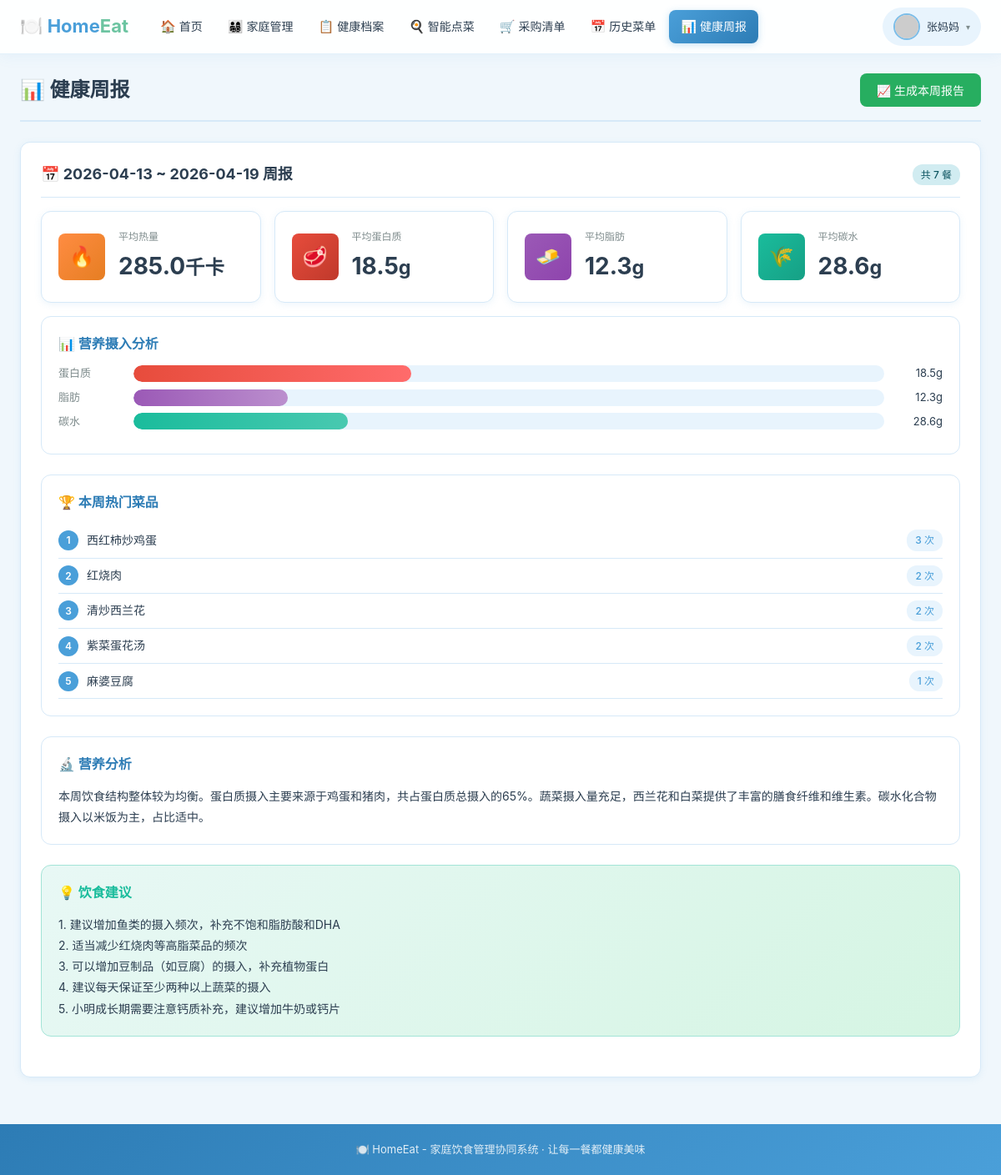
The page /user/report (signed in) on the database its author committed.
### models.py (models this page shows)
class User(UserMixin, db.Model):
    __tablename__ = 'user'
    id = db.Column(db.Integer, primary_key=True)
    username = db.Column(db.String(50), unique=True, nullable=False)
    password = db.Column(db.String(200), nullable=False)
    role = db.Column(db.String(20), default='user')  # admin / user
    nickname = db.Column(db.String(50), default='')
    avatar = db.Column(db.String(200), default='')
    gender = db.Column(db.String(10), default='')
    age = db.Column(db.Integer, default=0)
    height = db.Column(db.Float, default=0)
    weight = db.Column(db.Float, default=0)
    diseases = db.Column(db.Text, default='')  # 慢性疾病
    allergies = db.Column(db.Text, default='')  # 过敏史
    special_diet = db.Column(db.Text, default='')  # 特殊饮食需求
    taste_likes = db.Column(db.Text, default='')  # 喜欢的口味
    taste_dislikes = db.Column(db.Text, default='')  # 忌口食材
    health_goal = db.Column(db.Text, default='')  # 健康目标
    family_id = db.Column(db.Integer, db.ForeignKey('family.id'), nullable=True)
    is_family_admin = db.Column(db.Boolean, default=False)
    created_at = db.Column(db.DateTime, default=datetime.now)
    family = db.relationship('Family', foreign_keys=[family_id], backref=db.backref('members', lazy=True))

class WeeklyReport(db.Model):
    __tablename__ = 'weekly_report'
    id = db.Column(db.Integer, primary_key=True)
    family_id = db.Column(db.Integer, db.ForeignKey('family.id'), nullable=False)
    week_start = db.Column(db.Date, nullable=False)
    week_end = db.Column(db.Date, nullable=False)
    total_meals = db.Column(db.Integer, default=0)
    avg_calories = db.Column(db.Float, default=0)
    avg_protein = db.Column(db.Float, default=0)
    avg_fat = db.Column(db.Float, default=0)
    avg_carbs = db.Column(db.Float, default=0)
    top_recipes = db.Column(db.Text, default='[]')  # 热门菜品JSON
    nutrition_analysis = db.Column(db.Text, default='')  # 营养分析
    suggestions = db.Column(db.Text, default='')  # 饮食建议
    report_data = db.Column(db.Text, default='{}')  # 完整报告数据JSON
    created_at = db.Column(db.DateTime, default=datetime.now)
    family = db.relationship('Family', backref=db.backref('reports', lazy=True))

### app.py (the view)
@app.route('/user/report')
@login_required
def user_report():
    reports = []
    if current_user.family_id:
        reports = WeeklyReport.query.filter_by(
            family_id=current_user.family_id
        ).order_by(WeeklyReport.week_end.desc()).limit(10).all()
    return render_template('user/report.html', reports=reports)

### app.py (called while the page is built)
@login_manager.user_loader
def load_user(user_id):
    return User.query.get(int(user_id))

@app.template_filter('fromjson')
def fromjson_filter(s):
    try:
        return json.loads(s) if s else []
    except (json.JSONDecodeError, TypeError):
        return []

### templates/user/report.html (shortened to what this page needs)
{% extends "user/base.html" %}
{% block content %}
<div class="page-header">
    <h2>📊 健康周报</h2>
    <div>
        <button class="btn btn-success" onclick="generateReport()">📈 生成本周报告</button>
    </div>
</div>
{% if reports %}
{% for report in reports %}
<div class="card" style="margin-bottom:24px;">
    <div class="card-header">
        <h3>📅 {{ report.week_start }} ~ {{ report.week_end }} 周报</h3>
        <span class="badge badge-info">共 {{ report.total_meals }} 餐</span>
    </div>
    <div class="stats-grid" style="margin-bottom:16px;">
        <div class="stat-card">
            <div class="stat-icon orange">🔥</div>
            <div class="stat-info"><h4>平均热量</h4><div class="stat-number">{{ report.avg_calories }}<small>千卡</small></div></div>
        </div>
        <div class="stat-card">
            <div class="stat-icon red">🥩</div>
            <div class="stat-info"><h4>平均蛋白质</h4><div class="stat-number">{{ report.avg_protein }}<small>g</small></div></div>
        </div>
        <div class="stat-card">
            <div class="stat-icon purple">🧈</div>
            <div class="stat-info"><h4>平均脂肪</h4><div class="stat-number">{{ report.avg_fat }}<small>g</small></div></div>
        </div>
        <div class="stat-card">
            <div class="stat-icon teal">🌾</div>
            <div class="stat-info"><h4>平均碳水</h4><div class="stat-number">{{ report.avg_carbs }}<small>g</small></div></div>
        </div>
    </div>
    <div class="report-section">
        <h4>📊 营养摄入分析</h4>
        <div class="nutrition-bar">
            <span class="label">蛋白质</span>
            <div class="bar"><div class="bar-fill" style="width:{{ [report.avg_protein / 50 * 100, 100]|min }}%;background:linear-gradient(90deg,#E74C3C,#FF6B6B)"></div></div>
            <span class="value">{{ report.avg_protein }}g</span>
        </div>
        <div class="nutrition-bar">
            <span class="label">脂肪</span>
            <div class="bar"><div class="bar-fill" style="width:{{ [report.avg_fat / 60 * 100, 100]|min }}%;background:linear-gradient(90deg,#9B59B6,#BB8FCE)"></div></div>
            <span class="value">{{ report.avg_fat }}g</span>
        </div>
        <div class="nutrition-bar">
            <span class="label">碳水</span>
            <div class="bar"><div class="bar-fill" style="width:{{ [report.avg_carbs / 100 * 100, 100]|min }}%;background:linear-gradient(90deg,#1ABC9C,#48C9B0)"></div></div>
            <span class="value">{{ report.avg_carbs }}g</span>
        </div>
    </div>
    <div class="report-section">
        <h4>🏆 本周热门菜品</h4>
        {% set top_recipes = report.top_recipes | fromjson %}
        {% for r in top_recipes %}
        <div style="display:flex;align-items:center;gap:10px;padding:8px 0;border-bottom:1px solid var(--border);">
            <span style="width:24px;height:24px;background:var(--primary);color:white;border-radius:50%;display:flex;align-items:center;justify-content:center;font-size:12px;font-weight:600;">{{ loop.index }}</span>
            <span style="flex:1;font-size:14px;">{{ r.name }}</span>
            <span class="badge badge-primary">{{ r.count }} 次</span>
        </div>
        {% endfor %}
    </div>
    <div class="report-section">
        <h4>🔬 营养分析</h4>
        <p style="font-size:14px;line-height:1.8;">{{ report.nutrition_analysis }}</p>
    </div>
    <div class="report-section" style="background:linear-gradient(135deg,#E8F8F5,#D5F5E3);border-color:#A3E4D7;">
        <h4 style="color:#1ABC9C;">💡 饮食建议</h4>
        <pre style="font-size:14px;line-height:1.8;white-space:pre-wrap;font-family:inherit;">{{ report.suggestions }}</pre>
    </div>
</div>
{% endfor %}
{% endif %}
{% endblock %}

### templates/user/base.html (shortened to what this page needs)
<!DOCTYPE html>
<html lang="zh-CN">
<head>
    <link rel="stylesheet" href="/static/css/style.css">
</head>
<body>
<div class="frontend-layout">
    <header class="frontend-navbar">
        <div class="navbar-inner">
            <a href="/user/home" class="navbar-logo">
                🍽️ Home<span>Eat</span>
            </a>
            <nav class="navbar-nav">
                <a href="/user/home" class="{% if request.endpoint == 'user_home' %}active{% endif %}">
                    <span>🏠</span> 首页
                </a>
                <a href="/user/family" class="{% if request.endpoint == 'user_family' %}active{% endif %}">
                    <span>👨‍👩‍👧‍👦</span> 家庭管理
                </a>
                <a href="/user/profile" class="{% if request.endpoint == 'user_profile' %}active{% endif %}">
                    <span>📋</span> 健康档案
                </a>
                <a href="/user/ordering" class="{% if request.endpoint == 'user_ordering' %}active{% endif %}">
                    <span>🍳</span> 智能点菜
                </a>
                <a href="/user/shopping" class="{% if request.endpoint == 'user_shopping' %}active{% endif %}">
                    <span>🛒</span> 采购清单
                </a>
                <a href="/user/history" class="{% if request.endpoint == 'user_history' %}active{% endif %}">
                    <span>📅</span> 历史菜单
                </a>
                <a href="/user/report" class="{% if request.endpoint == 'user_report' %}active{% endif %}">
                    <span>📊</span> 健康周报
                </a>
            </nav>
            <div class="navbar-user">
                <div class="navbar-user-btn" onclick="document.querySelector('.navbar-dropdown').classList.toggle('show')">
                    <img src="{{ current_user.avatar or 'https://via.placeholder.com/32' }}" alt="头像" class="navbar-avatar">
                    <span class="navbar-username">{{ current_user.nickname or current_user.username }}</span>
                    <span class="navbar-arrow">▾</span>
                </div>
            </div>
        </div>
    </header>
    <main class="frontend-main">
        <div class="frontend-container">
            {% block content %}{% endblock %}
        </div>
    </main>
    <footer class="frontend-footer">
        <div class="frontend-container">
            <p>🍽️ HomeEat - 家庭饮食管理协同系统 · 让每一餐都健康美味</p>
        </div>
    </footer>
</div>
</body>
</html>

### rows shown on the page
User: nickname "张妈妈"
WeeklyReport: week_start "2026-04-13", week_end "2026-04-19", total_meals "7", avg_calories "285.0", avg_protein "18.5", avg_fat "12.3", avg_carbs "28.6", {{ [report.avg_protein / 50 * 100, 100]|min }} 37.0 (drawn), {{ [report.avg_fat / 60 * 100, 100]|min }} 20.5 (drawn), name "西红柿炒鸡蛋" "红烧肉" "清炒西兰花" "紫菜蛋花汤" "麻婆豆腐", count "3" "2" "2" "2" "1", nutrition_analysis "本周饮食结构整体较为均衡。蛋白质摄入主要来源于鸡蛋和猪肉，共占蛋白质总摄入的65%。蔬菜摄入量充足，西兰花和白菜提供了丰富的膳食纤维和维生素。碳水化合物摄入以米饭为主，占比适中。", suggestions "1. 建议增加鱼类的摄入频次，补充不饱和脂肪酸和DHA 2. 适当减少红烧肉等高脂菜品的频次 3. 可以增加豆制品（如豆腐）的摄入，补充植物蛋白 4. 建议每天保证至少两种以上蔬菜的摄入 5. 小明成长期需要注意钙质补充，建议增加牛奶或钙片"
